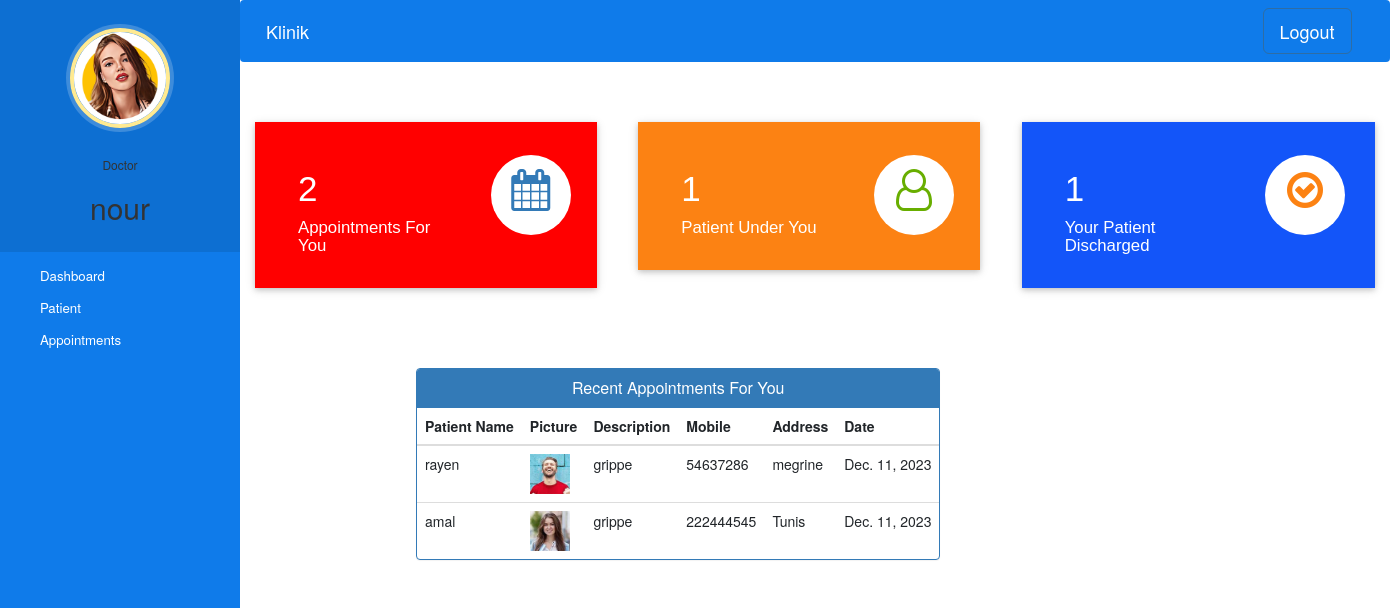
The app's page /doctor-dashboard (signed in) with its own data.
### hospital/models.py (models this page shows, shortened)
class Doctor(models.Model):
    user=models.OneToOneField(User,on_delete=models.CASCADE)
    profile_pic= models.ImageField(upload_to='profile_pic/DoctorProfilePic/',null=True,blank=True)
    address = models.CharField(max_length=40)
    mobile = models.CharField(max_length=20,null=True)
    department= models.CharField(max_length=50,choices=departments,default='Cardiologist')
    status=models.BooleanField(default=False)

class Appointment(models.Model):
    patientId=models.PositiveIntegerField(null=True)
    doctorId=models.PositiveIntegerField(null=True)
    patientName=models.CharField(max_length=40,null=True)
    doctorName=models.CharField(max_length=40,null=True)
    appointmentDate=models.DateField(auto_now=True)
    description=models.TextField(max_length=500)
    status=models.BooleanField(default=False)

class Patient(models.Model):
    user=models.OneToOneField(User,on_delete=models.CASCADE)
    profile_pic= models.ImageField(upload_to='profile_pic/PatientProfilePic/',null=True,blank=True)
    address = models.CharField(max_length=40)
    mobile = models.CharField(max_length=20,null=False)
    symptoms = models.CharField(max_length=100,null=False)
    assignedDoctorId = models.PositiveIntegerField(null=True)
    admitDate=models.DateField(auto_now=True)
    status=models.BooleanField(default=False)

### hospital/views.py (the view)
# urls.py: path('doctor-dashboard', views.doctor_dashboard_view,name='doctor-dashboard'),
@login_required(login_url='doctorlogin')
@user_passes_test(is_doctor)
def doctor_dashboard_view(request):
    patientcount=models.Patient.objects.all().filter(status=True,assignedDoctorId=request.user.id).count()
    appointmentcount=models.Appointment.objects.all().filter(status=True,doctorId=request.user.id).count()
    patientdischarged=models.PatientDischargeDetails.objects.all().distinct().filter(assignedDoctorName=request.user.first_name).count()
    appointments=models.Appointment.objects.all().filter(status=True,doctorId=request.user.id).order_by('-id')
    patientid=[]
    for a in appointments:
        patientid.append(a.patientId)
    patients=models.Patient.objects.all().filter(status=True,user_id__in=patientid).order_by('-id')
    appointments=zip(appointments,patients)
    mydict={
    'patientcount':patientcount,
    'appointmentcount':appointmentcount,
    'patientdischarged':patientdischarged,
    'appointments':appointments,
    'doctor':models.Doctor.objects.get(user_id=request.user.id),
    }
    return render(request,'hospital/doctor_dashboard.html',context=mydict)

### hospital/views.py (called while the page is built)
def is_doctor(user):
    return user.groups.filter(name='DOCTOR').exists()

### templates/hospital/doctor_dashboard.html
{% extends 'hospital/doctor_base.html' %}
{% load static %}
{% block content %}
{%include 'hospital/doctor_dashboard_cards.html'%}
<br><br><br><br>
<div class="container">
  <div class="row">
    <div class="panel panel-primary" style="margin-left:15%;">
      <div class="panel-heading" style="text-align:center;">
        <h6 class="panel-title">Recent Appointments For You</h6>
      </div>
      <table class="table table-hover" id="dev-table">
        <thead>
          <tr>
            <th>Patient Name</th>
            <th>Picture</th>
            <th>Description</th>
            <th>Mobile</th>
            <th>Address</th>
            <th>Date</th>
          </tr>
        </thead>
        {% for a,p in appointments %}
        <tr>
          <td>{{a.patientName}}</td>
          <td> <img src="{% static p.profile_pic.url %}" alt="Profile Pic" height="40px" width="40px" /></td>
          <td>{{a.description}}</td>
          <td>{{p.mobile}}</td>
          <td>{{p.address}}</td>
          <td>{{a.appointmentDate}}</td>
        </tr>
        {% endfor %}
      </table>
    </div>
  </div>
</div>
{% endblock content %}

### templates/hospital/doctor_base.html (shortened to what this page needs)
<!DOCTYPE html>
{% load static %}
<html lang="en">
<head>
  <link rel="stylesheet" href="https://stackpath.bootstrapcdn.com/bootstrap/4.3.1/css/bootstrap.min.css">
  <link rel="stylesheet" href="https://maxcdn.bootstrapcdn.com/font-awesome/4.7.0/css/font-awesome.min.css">
</head>
<body>
  <nav class="menu" tabindex="0">
    <header class="avatar">
      <img src="{% static doctor.profile_pic.url %}" alt="Profile Pic" />
      <br><br>
      <h6>Doctor</h6>
      <h2>{{request.user.first_name}}</h2>
    </header>
    <ul>
      <li tabindex="0" class="icon-dashboard"> <a style="color:white; text-decoration:none;" href="/doctor-dashboard"><span>Dashboard</span></a> </li>
      <li tabindex="0" class="icon-users"> <a style="color:white; text-decoration:none;" href="/doctor-patient"><span>Patient</span></a></li>
      <li tabindex="0" class="icon-calendar"> <a style="color:white; text-decoration:none;" href="/doctor-appointment"><span>Appointments</span></a></li>
    </ul>
  </nav>
  <main>
    <div class="bs-example">
      <nav class="navbar navbar-expand-md  navbar-dark fixed-top" style="background:#0F7BEA;">
        <a href="/doctor-dashboard" class="navbar-brand">Klinik</a>
        <div class="collapse navbar-collapse justify-content-between" id="navbarCollapse">
          <div class="navbar-nav" style=" margin-left: 90%;">
            <form method="post" action="{% url 'logout' %}" id="logoutForm">
              <button type="submit" class="btn btn-primary btn-lg" style="background:#0F7BEA;">Logout</button>
          </form>
          </div>
        </div>
      </nav>
    </div>
    <br><br>
    {% block content %}
    {% endblock content %}
    <br><br><br><br><br><br><br>
  </main>
</body>
</html>

### templates/hospital/doctor_dashboard_cards.html (shortened to what this page needs)
<!DOCTYPE html>
<html lang="en" dir="ltr">
<head>
  <link rel="stylesheet" href="https://maxcdn.bootstrapcdn.com/bootstrap/3.4.1/css/bootstrap.min.css">
  <link rel="stylesheet" href="https://cdnjs.cloudflare.com/ajax/libs/font-awesome/4.7.0/css/font-awesome.min.css">
</head>
<body>
  <div class="market-updates">
    <div class="col-md-4 market-update-gd">
      <div class="market-update-block clr-block-1">
        <div class="col-md-8 market-update-left">
          <h3>{{appointmentcount}}</h3>
          <h4>Appointments For You</h4>
        </div>
        <div class="col-md-4 market-update-right">
          <i class="fa fa-calendar"> </i>
        </div>
        <div class="clearfix"> </div>
      </div>
    </div>
    <div class="col-md-4 market-update-gd">
      <div class="market-update-block clr-block-2">
        <div class="col-md-8 market-update-left">
          <h3>{{patientcount}}</h3>
          <h4>Patient Under You</h4>
        </div>
        <div class="col-md-4 market-update-right">
          <i class="fa fa-user-o"></i>
        </div>
        <div class="clearfix"> </div>
      </div>
    </div>
    <div class="col-md-4 market-update-gd">
      <div class="market-update-block clr-block-3">
        <div class="col-md-8 market-update-left">
          <h3>{{patientdischarged}}</h3>
          <h4>Your Patient Discharged</h4>
        </div>
        <div class="col-md-4 market-update-right">
          <i class="fa fa-check-circle-o" aria-hidden="true"></i>
        </div>
        <div class="clearfix"> </div>
      </div>
    </div>
  </div>
</body>
</html>

### templates/hospital/doctor_base.html (style rules this page uses)
a:link { text-decoration: none; }
a { color: white; }
.fa { font-size: 23px; width: 60px; text-align: center; text-decoration: none; margin: 5px 2px; border-radius: 50%; }
body { padding-left: 240px; }
main { position: relative; height: 100vh; }
.menu { background: #0F7BEA; height: 100vh; width: 240px; position: fixed; top: 0px; left: 0; z-index: 5; outline: none; }
.menu .avatar { background: rgba(0, 0, 0, 0.1); padding: 2em 0.5em; text-align: center; }
.menu .avatar img { width: 100px; border-radius: 50%; overflow: hidden; border: 4px solid #ffea92; box-shadow: 0 0 0 4px rgba(255, 255, 255, 0.2); }
.menu .avatar h2 { font-weight: normal; margin-bottom: 0; }
.menu ul { list-style: none; padding: 0.5em 0; margin: 0; }
.menu ul li { padding: 0.5em 1em 0.5em 3em; font-size: 0.95em; font-weight: regular; background-repeat: no-repeat; background-position: left 15px center; background-size: auto 20px; transition: all 0.15s linear; cursor: pointer; }

### templates/hospital/doctor_dashboard_cards.html (style rules this page uses)
.market-update-block { padding: 2em 2em; background: #999; }
.market-update-block h3 { color: #fff; font-size: 2.5em; font-family: 'Carrois Gothic', sans-serif; }
.market-update-block h4 { font-size: 1.2em; color: #fff; margin: 0.3em 0em; font-family: 'Carrois Gothic', sans-serif; }
.market-update-block.clr-block-1 { background: #ff0000; margin-right: 0.8em; box-shadow: 0 2px 5px 0 rgba(0, 0, 0, 0.16), 0 2px 10px 0 rgba(0, 0, 0, 0.12); transition: 0.5s all; -webkit-transition: 0.5s all; -moz-transition: 0.5s all; -o-transition: 0.5s all; }
.market-update-block.clr-block-2 { background: #FC8213; margin-right: 0.8em; box-shadow: 0 2px 5px 0 rgba(0, 0, 0, 0.16), 0 2px 10px 0 rgba(0, 0, 0, 0.12); transition: 0.5s all; -webkit-transition: 0.5s all; -moz-transition: 0.5s all; -o-transition: 0.5s all; }
.market-update-block.clr-block-3 { background: #1355f9; box-shadow: 0 2px 5px 0 rgba(0, 0, 0, 0.16), 0 2px 10px 0 rgba(0, 0, 0, 0.12); transition: 0.5s all; -webkit-transition: 0.5s all; -moz-transition: 0.5s all; -o-transition: 0.5s all; }
.market-update-right i.fa.fa-user-o { font-size: 3em; color: #68AE00; width: 80px; height: 80px; background: #fff; text-align: center; border-radius: 49px; -webkit-border-radius: 49px; -moz-border-radius: 49px; -o-border-radius: 49px; line-height: 1.7em; }
.market-update-right i.fa.fa-check-circle-o { font-size: 3em; color: #FC8213; width: 80px; height: 80px; background: #fff; text-align: center; border-radius: 49px; -webkit-border-radius: 49px; -moz-border-radius: 49px; -o-border-radius: 49px; line-height: 1.7em; }
.market-update-right i.fa.fa-calendar { font-size: 3em; color: #337AB7; width: 80px; height: 80px; background: #fff; text-align: center; border-radius: 49px; -webkit-border-radius: 49px; -moz-border-radius: 49px; -o-border-radius: 49px; line-height: 1.7em; }
.market-update-left { padding: 0px; }

### records on screen
Doctor: profile_pic (picture)
Appointment: patientName "rayen", profile_pic (picture), description "grippe", mobile "54637286", address "megrine", appointmentDate "Dec. 11, 2023"
Appointment: patientName "amal", profile_pic (picture), description "grippe", mobile "222444545", address "Tunis", appointmentDate "Dec. 11, 2023"

### other values on screen
{{ request.user.first_name }} "nour"
{{ appointmentcount }} "2"
{{ patientcount }} "1"
{{ patientdischarged }} "1"
